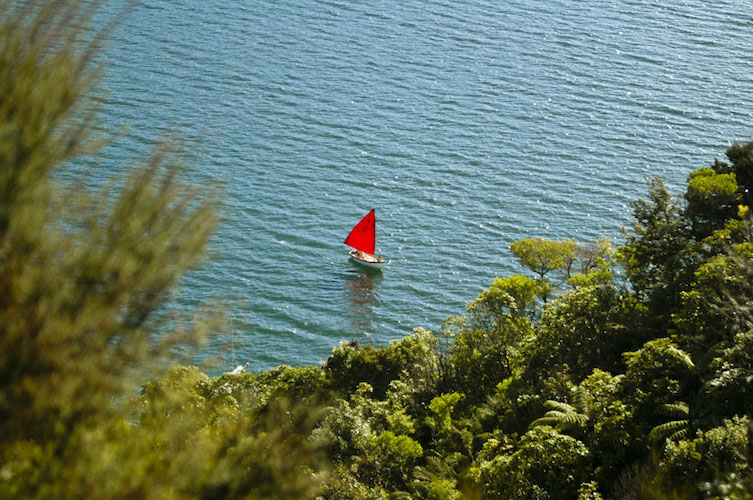
//> input picture entrega2/barco.jpg, 753 x 500 px
$ ./Debuxamos_texto   (built with g++ and OpenCV 4)
//> lines starting //> are read from the running program, lines starting //| are printed output that depends on the picture; after the words box and inside, x2 and y2 are one past the last pixel; in counts of white or black regions, pixels touching at a corner belong together
// Include librerias
#include <iostream>
#include <opencv2/core.hpp>
#include <opencv2/imgproc.hpp>
#include <opencv2/highgui.hpp>
using namespace std;
using namespace cv;

int main(void){

    // Path a imaxe que queremos ler
    string imageName = "../../../data/images/barco.jpg";


    // cargamos a imaxe na clase Mat
    Mat image;
    image = imread(imageName, IMREAD_COLOR);
//> image is the input picture: 500 rows x 753 cols, CV_8UC3; mean B, G, R 96.9, 114.9, 98.1
    if (image.empty()){
    	cout << "Non puiden ler a imaxe" << endl;
     }

	// Escribimos na imaxe
	Mat imageText = image.clone();
	string text = "Estou estudando Robótica";
	double fontScale = 1.5;
	int fontFace = FONT_HERSHEY_SIMPLEX;
	Scalar fontColor = Scalar(250, 10, 10);
	int fontThickness = 2;

	putText(imageText, text, Point(20, 350), fontFace, fontScale, fontColor, fontThickness, LINE_AA);
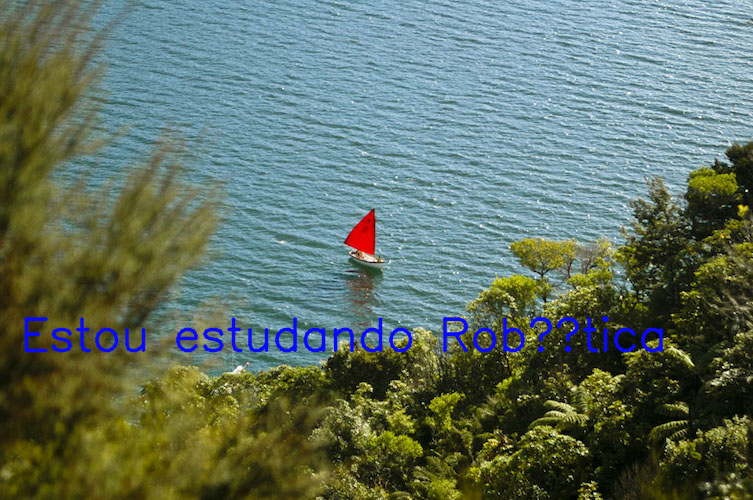
//> imageText: 500 rows x 753 cols, CV_8UC3; 1.99% of pixels changed, all inside (x1, y1, x2, y2) = (24, 316, 664, 353)

	imwrite("./text.jpg",imageText);
	imshow("Debuxando texto na imaxe", imageText);
	waitKey(0);

	int pixelHeight = 20;

	// Acha o tammanho da fonte
	fontScale = getFontScaleFromHeight(fontFace, pixelHeight, fontThickness);
	cout << "fontScale = " << fontScale << endl;

	Mat imageTextFontScale;
	imageTextFontScale = image.clone();
	putText(imageTextFontScale, text, Point(20, 350), fontFace, fontScale, fontColor, fontThickness, LINE_AA);
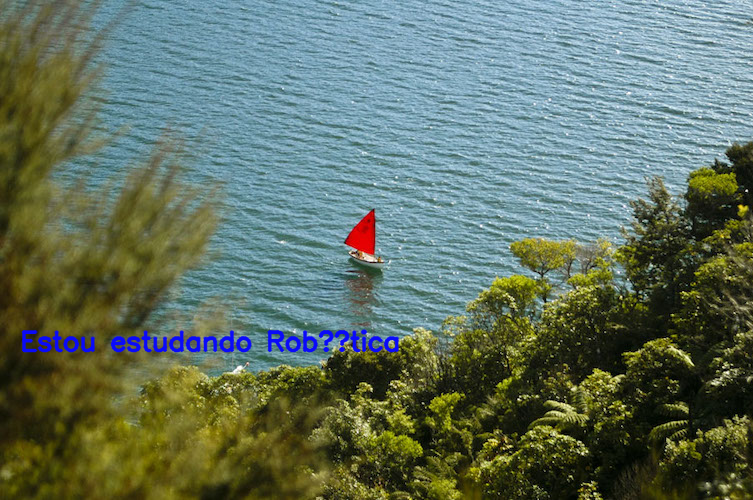
//> imageTextFontScale: 500 rows x 753 cols, CV_8UC3; 1.25% of pixels changed, all inside (x1, y1, x2, y2) = (21, 329, 400, 353)

	imwrite("./text2.jpg",imageTextFontScale);
	imshow("Texto escrito empregando fontscale",imageTextFontScale);
	waitKey(0);

	Mat imageGetTextSize;
	imageGetTextSize = image.clone();
	int imageHeight = imageGetTextSize.rows;
//> imageHeight = 500
	int imageWidth = imageGetTextSize.cols;
//> imageWidth = 753

	// achamos a altura e anchura da caixa de texto e da sua liña base
	int baseLine = 0;
	Size textSize = getTextSize(text,fontFace,fontScale,fontThickness, &baseLine);
	int textWidth = textSize.width;
	int textHeight = textSize.height;

	cout << "TextWidth = " << textWidth << ", TextHeight = " << textHeight << ", baseLine = " << baseLine << endl;

	// coordendas da esquina esquerda inferior da caixa de texto
	//  xccordinate sera tal que o texto estea centrao
	int xcoordinate = (imageWidth - textWidth)/2;
//> xcoordinate = 185
	// a coordenada y sera para que a caixa de texto esteña 10 pixels por encima do fondo da imaxe
	int ycoordinate = (imageHeight - baseLine - 10);
//> ycoordinate = 481

	cout << "TextBox esquina inferior esqueda = (" << xcoordinate << "," << ycoordinate << ")" << endl;
//| TextBox esquina inferior esqueda = (185,481)

	// Debuxamos a caixa de texto
	Scalar canvasColor = Scalar(255, 255, 255);
	Point canvasBottomLeft (xcoordinate,ycoordinate+baseLine);
//> canvasBottomLeft = Point(185, 490)
	Point canvasTopRight (xcoordinate+textWidth, ycoordinate-textHeight);
//> canvasTopRight = Point(567, 461)

	rectangle(imageGetTextSize, canvasBottomLeft, canvasTopRight, canvasColor, -1);

	cout << "Canvas esquina einferior esqueda = " << canvasBottomLeft << ", dereita superior = " << canvasTopRight << endl;
//| Canvas esquina einferior esqueda = [185, 490], dereita superior = [567, 461]

	// debuxamos a liña base ( para referencia )
	int lineThickness = 2;
	Point lineLeft (xcoordinate, ycoordinate);
//> lineLeft = Point(185, 481)
	Point lineRight (xcoordinate+textWidth, ycoordinate);
//> lineRight = Point(567, 481)
	Scalar lineColor = Scalar(0,255,0);

	line(imageGetTextSize, lineLeft, lineRight, lineColor, lineThickness, LINE_AA);

	// debuxamos o texto
	putText(imageGetTextSize, text, Point(xcoordinate,ycoordinate), fontFace, fontScale, fontColor, fontThickness, LINE_AA);
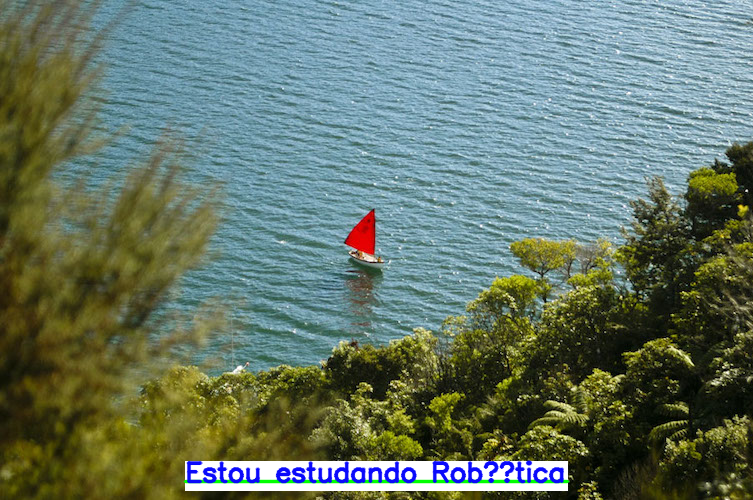
//> imageGetTextSize: 500 rows x 753 cols, CV_8UC3; mean B, G, R 103.6, 118.5, 101.2

	imwrite("./text3.jpg",imageGetTextSize);

	imshow("Escribimos na imaxe achando a escala do texto",imageGetTextSize);
	waitKey(0);
	return 0;
}
